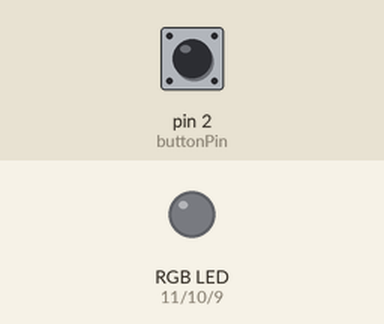
This sketch was run on a simulated Arduino Uno, built with avr-gcc and run on an emulated ATmega328P. Parts: an RGB LED mixed from three pins (HIGH = lit). The test bench sets the inputs (shaded band); at power-on: pin 2 (buttonPin) LOW. Dim RGB values are drawn brighter than linear.

Above: at 1.2 s.
1.3 s: pin 2 (buttonPin) pulled HIGH for 0.15 s
At 1.78 s:
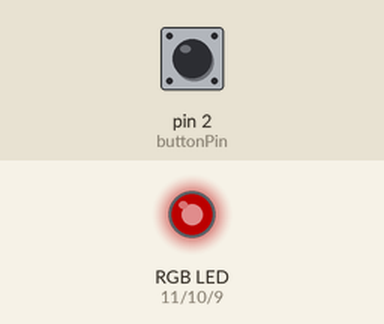
At 2.38 s:
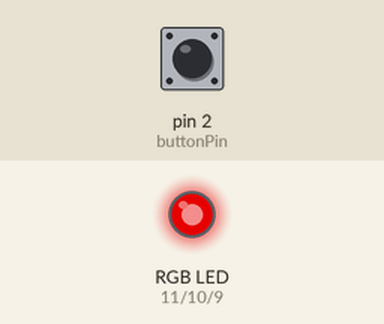
Timing chart, 0 to 4.4 s (numbered marks = the images above; inputs shaded):
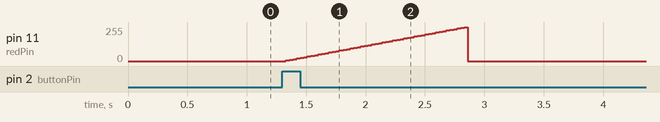

Measured:
- after the input at 1.3 s, pin 11 (redPin): rises from 0/255 to 255/255 in 1.5 s, then falls to 0/255 in 0.03 s

The sketch:

FadingRGB.ino
```cpp
/*
Adafruit Arduino - Lesson 3. RGB LED
*/

int redPin = 11;
int greenPin = 10;
int bluePin = 9;

int buttonPin = 2;
int buttonState = 0;


void setup()
{
  pinMode(redPin, OUTPUT);
  pinMode(greenPin, OUTPUT);
  pinMode(bluePin, OUTPUT);
  pinMode(buttonPin, INPUT);
}

void loop(){
  //read button
  buttonState = digitalRead(buttonPin);
  if (buttonState == HIGH){
  // fade in from min to max in increments of 5 points:
  for (int fadeValue = 0 ; fadeValue <= 255; fadeValue += 5) {
    // sets the value (range from 0 to 255):
    analogWrite(redPin, fadeValue);
    // wait for 30 milliseconds to see the dimming effect
    delay(30);
  }
  } else {
    digitalWrite(redPin, LOW);
  }


//
//  // fade out from max to min in increments of 5 points:
//  for (int fadeValue = 255 ; fadeValue >= 0; fadeValue -= 5) {
//    // sets the value (range from 0 to 255):
//    analogWrite(redPin, fadeValue);
//    // wait for 30 milliseconds to see the dimming effect
//    delay(30);
//  }
}
```
